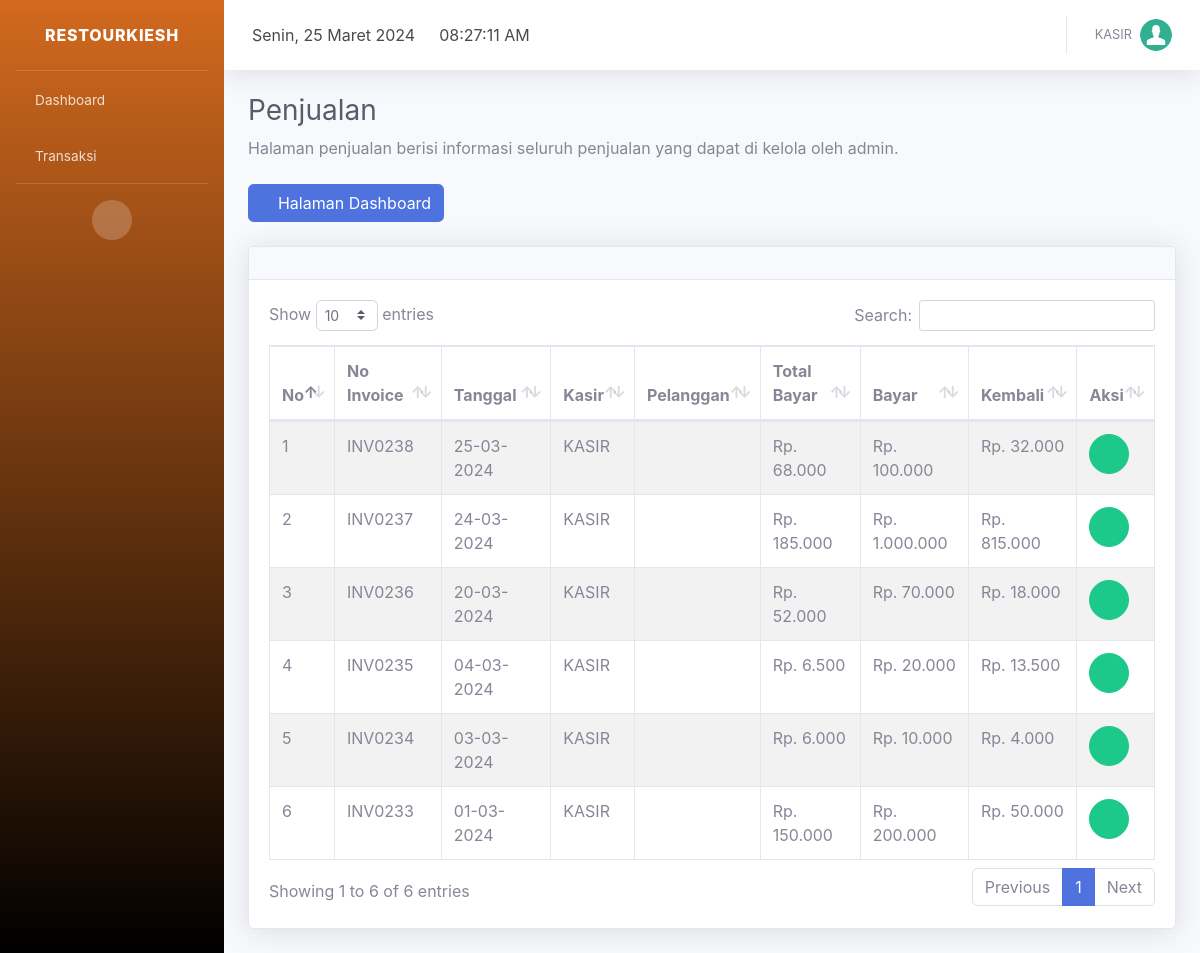
Page /index.php?page=data_penjualan (signed in) on the committed database.
### tables this page shows
CREATE TABLE `profil_aplikasi` (
  `id` int(11) NOT NULL,
  `nama_aplikasi` varchar(30) NOT NULL,
  `alamat` varchar(100) NOT NULL,
  `no_telp` char(14) NOT NULL,
  `logo` varchar(100) NOT NULL
);

CREATE TABLE `pengguna` (
  `id_pengguna` int(11) NOT NULL,
  `kode_pengguna` char(9) NOT NULL,
  `nama_pengguna` varchar(50) NOT NULL,
  `email` varchar(35) NOT NULL,
  `no_telp` char(14) NOT NULL,
  `foto` varchar(100) NOT NULL,
  `username` varchar(50) NOT NULL,
  `password` varchar(500) NOT NULL,
  `level` varchar(10) NOT NULL,
  `status` int(11) NOT NULL
);

CREATE TABLE `penjualan` (
  `id_penjualan` int(11) NOT NULL,
  `no_invoice` char(10) NOT NULL,
  `tanggal` timestamp NOT NULL DEFAULT current_timestamp() ON UPDATE current_timestamp(),
  `id_kasir` int(11) NOT NULL,
  `kode_pelanggan` char(9) NOT NULL,
  `total_bayar` mediumint(9) NOT NULL,
  `bayar` mediumint(9) NOT NULL,
  `kembali` mediumint(9) NOT NULL
);

### page/penjualan/index.php (the view, shortened to what this page needs)
<div class="container-fluid">
  <h1 class="h3 mb-2 text-gray-800">Penjualan</h1>
  <p class="mb-4">Halaman penjualan berisi informasi seluruh penjualan yang dapat di kelola oleh admin.</p>
  <a href="index.php?page=dashboard"><button class="btn btn-primary"><i class="fa fa-angle-left"></i> Halaman Dashboard</button></a>
  <br /><br />
  <div class="card shadow mb-4">
    <div class="card-header py-3">
    </div>
    <div class="card-body">
      <div class="table-responsive">
        <table class="table table-bordered table-striped" id="dataTable" width="100%" cellspacing="0">
          <thead>
            <tr>
              <th>No</th>
              <th>No Invoice</th>
              <th>Tanggal</th>
              <th>Kasir</th>
              <th>Pelanggan</th>
              <th>Total Bayar</th>
              <th>Bayar</th>
              <th>Kembali</th>
              <th>Aksi</th>
            </tr>
          </thead>
          <tbody>
            <?php
            include 'config/database.php';
            if ($_SESSION["level"] == "Kasir") {
              $kasir = $_SESSION["id_pengguna"];
              $sql = "select * from penjualan left join pelanggan on penjualan.kode_pelanggan=pelanggan.kode_pelanggan left join pengguna on pengguna.id_pengguna=penjualan.id_kasir where id_kasir=$kasir order by id_penjualan desc";
            } else {
              $sql = "select * from penjualan left join pelanggan on penjualan.kode_pelanggan=pelanggan.kode_pelanggan left join pengguna on pengguna.id_pengguna=penjualan.id_kasir order by id_penjualan desc";
            }
            $hasil = mysqli_query($kon, $sql);
            $no = 0;
            while ($data = mysqli_fetch_array($hasil)) :
              $no++;
            ?>
              <tr>
                <td><?php echo $no; ?></td>
                <td><?php echo $data['no_invoice']; ?></td>
                <td><?php echo date('d-m-Y', strtotime($data["tanggal"])); ?></td>
                <td><?php echo $data['nama_pengguna']; ?></td>
                <td><?php echo $data['nama_pelanggan']; ?></td>
                <td>Rp. <?php echo number_format($data['total_bayar'], 0, ',', '.'); ?></td>
                <td>Rp. <?php echo number_format($data['bayar'], 0, ',', '.'); ?></td>
                <td>Rp. <?php echo number_format($data['kembali'], 0, ',', '.'); ?></td>
                <td>
                  <a href="index.php?page=detail_penjualan&id_penjualan=<?php echo $data['id_penjualan']; ?>" class="btn btn-success btn-circle" id_penjualan="<?php echo $data['id_penjualan']; ?>" data-toggle="tooltip" title="Detail penjualan" data-placement="top"><i class="fas fa-mouse-pointer"></i></a>
                </td>
              </tr>
            <?php endwhile; ?>
          </tbody>
        </table>
      </div>
    </div>
  </div>
</div>

### index.php (shortened to what this page needs)
<?php
include 'config/database.php';
$hasil = mysqli_query($kon, "select * from profil_aplikasi order by nama_aplikasi desc limit 1");
$data = mysqli_fetch_array($hasil);
?>
<!DOCTYPE html>
<html lang="en">
<head>
  <link href="assets/vendor/fontawesome-free/css/all.min.css" rel="stylesheet" type="text/css">
  <link href="assets/font/font.css" rel="stylesheet">
  <link href="assets/css/sb-admin-2.min.css" rel="stylesheet">
  <link href="assets/vendor/datatables/dataTables.bootstrap4.min.css" rel="stylesheet">
  <link rel="stylesheet" href="assets/plugin/datepicker/css/datepicker.css">
</head>
<body>
  <div id="wrapper">
    <ul class="navbar-nav sidebar sidebar-dark accordion" id="accordionSidebar" style="background-image: linear-gradient(180deg, #D2691E 0%, #000000 100%);">
      <a class="sidebar-brand d-flex align-items-center justify-content-center" href="index.php?page=dashboard">
        <div class="sidebar-brand-text mx-3"><?php echo $data['nama_aplikasi']; ?></div>
      </a>
      <hr class="sidebar-divider my-0">
<li class="nav-item">
    <a class="nav-link" href="index.php?page=dashboard">
        <i class="fas fa-home"></i>
        <span>Dashboard</span>
    </a>
</li>
<?php if ($_SESSION["level"] == "Kasir" || $_SESSION["level"] == "Owner") : ?>
    <li class="nav-item">
        <a class="nav-link collapsed" href="#" data-toggle="collapse" data-target="#transaksi" aria-expanded="true" aria-controls="collapseTwo">
            <i class="fas fa-shopping-cart"></i>
            <span>Transaksi</span>
        </a>
    </li>
<?php endif; ?>
      <hr class="sidebar-divider d-none d-md-block">
      <div class="text-center d-none d-md-inline">
        <button class="rounded-circle border-0" id="sidebarToggle"></button>
      </div>
    </ul>
    <div id="content-wrapper" class="d-flex flex-column">
      <div id="content">
        <nav class="navbar navbar-expand navbar-light bg-white topbar mb-4 static-top shadow">
          <div class="top-navbar d-none d-xl-block">
            <ul class="navbar-nav align-items-center">
              <li class="nav-item">
                <a class="nav-link">
                  <div id="date">
                  </div>
                </a>
              </li>
            </ul>
          </div>
          <div class="top-navbar d-none d-xl-block">
            <ul class="navbar-nav align-items-center">
              <li class="nav-item">
                <a class="nav-link">
                  <div id="clock">
                  </div>
                </a>
              </li>
            </ul>
          </div>
          <ul class="navbar-nav ml-auto">
    <?php
    include 'config/database.php';
    $id_pengguna = $_SESSION["id_pengguna"];
    $hasil = mysqli_query($kon, "select nama_pengguna,foto from pengguna where id_pengguna=$id_pengguna");
    $row = mysqli_fetch_array($hasil);
    ?>
    <li class="nav-item dropdown no-arrow">
      <a class="nav-link dropdown-toggle" href="#" id="userDropdown" role="button" data-toggle="dropdown" aria-haspopup="true" aria-expanded="false">
        <span class="mr-2 d-none d-lg-inline text-gray-600 small"><?php echo $row["nama_pengguna"]; ?></span>
        <img class="img-profile rounded-circle" src="page/pengguna/foto/<?php echo $row["foto"]; ?>">
      </a>
    </li>
</ul>
        </nav>
        <?php
        if (isset($_GET['page'])) {
          $page = $_GET['page'];
          switch ($page) {
            case 'data_penjualan':
              include "page/penjualan/index.php";
              break;
          }
        }
        ?>
      </div>
    </div>
  </div>
  <link href="assets/plugin/select2/select2.min.css" rel="stylesheet" />
</body>
</html>

### rows in the picture
profil_aplikasi: nama_aplikasi "RESTOURKIESH"
pengguna: nama_pengguna "KASIR", foto (placeholder picture)
penjualan: no_invoice "INV0238", tanggal "25-03-2024", pengguna.nama_pengguna "KASIR", total_bayar "68.000", bayar "100.000", kembali "32.000"
penjualan: no_invoice "INV0237", tanggal "24-03-2024", pengguna.nama_pengguna "KASIR", total_bayar "185.000", bayar "1.000.000", kembali "815.000"
penjualan: no_invoice "INV0236", tanggal "20-03-2024", pengguna.nama_pengguna "KASIR", total_bayar "52.000", bayar "70.000", kembali "18.000"
penjualan: no_invoice "INV0235", tanggal "04-03-2024", pengguna.nama_pengguna "KASIR", total_bayar "6.500", bayar "20.000", kembali "13.500"
penjualan: no_invoice "INV0234", tanggal "03-03-2024", pengguna.nama_pengguna "KASIR", total_bayar "6.000", bayar "10.000", kembali "4.000"
penjualan: no_invoice "INV0233", tanggal "01-03-2024", pengguna.nama_pengguna "KASIR", total_bayar "150.000", bayar "200.000", kembali "50.000"
